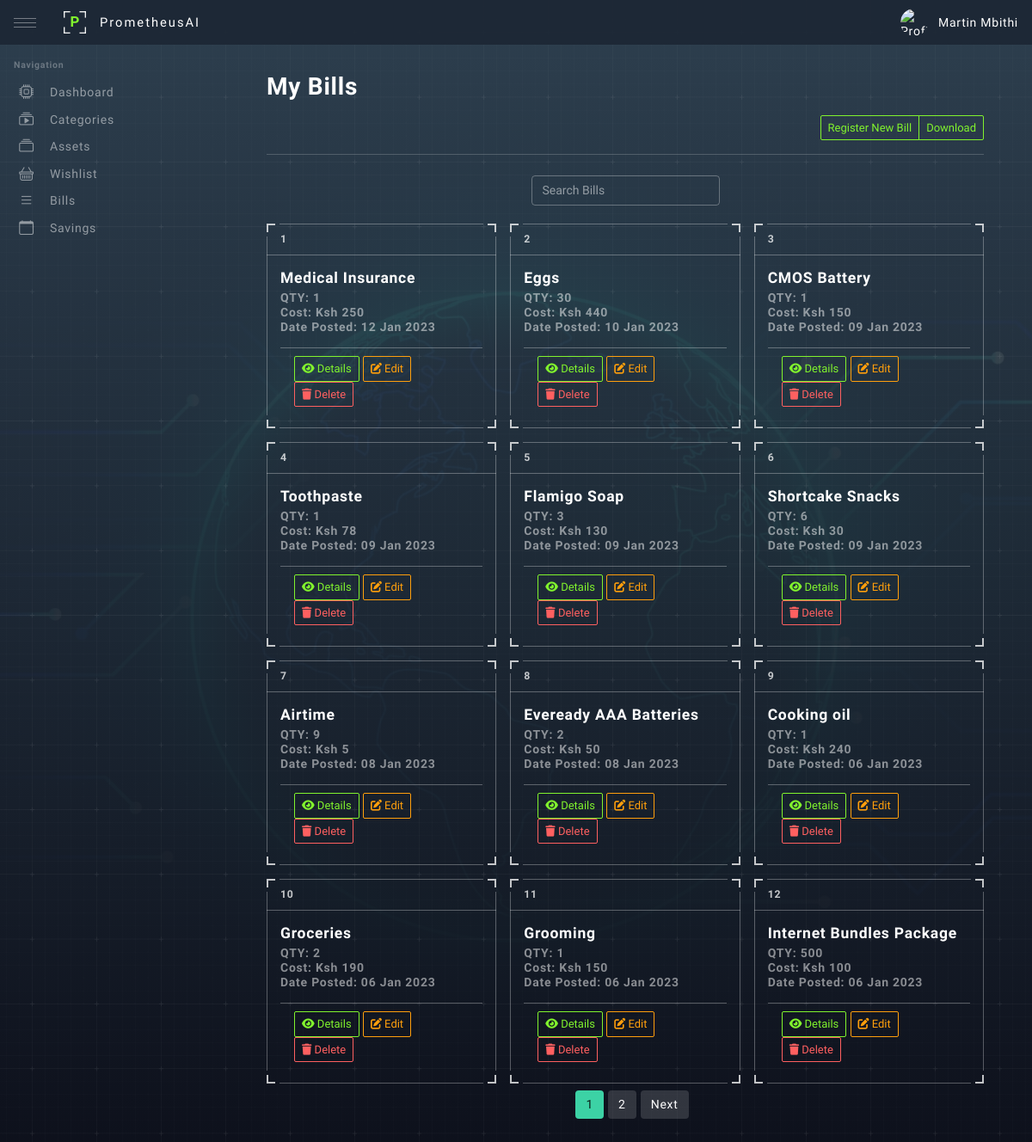
/views/bills.php (signed in), run on the app's committed database.
### tables this page shows
CREATE TABLE `purchases` (
  `purchase_id` int(200) NOT NULL,
  `purchase_user_id` int(200) NOT NULL,
  `purchase_item` varchar(200) NOT NULL,
  `purchase_quantity` varchar(200) NOT NULL,
  `purchase_amount` varchar(200) NOT NULL,
  `purchase_date_made` varchar(200) NOT NULL,
  `purchase_details` longtext NOT NULL
);

### views/bills.php (the view, shortened to what this page needs)
<?php
require_once('../config/config.php');
require_once('../helpers/bills.php');
require_once('../partials/head.php');
?>
<body>
    <div id="app" class="app">
        <?php require_once('../partials/header.php'); ?>
        <?php require_once('../partials/sidenavigation.php'); ?>
        <div id="content" class="app-content">
            <div class="container">
                <div class="row">
                    <div class="row">
                        <div class="col-xl-12">
                            <h1 class="page-header">
                                My Bills
                            </h1>
                            <div class="d-flex justify-content-end">
                                <div class="btn-group">
                                    <button type="button" data-bs-toggle="modal" data-bs-target="#add_modal" class="btn-sm btn btn-outline-lime"><span>Register New Bill</button>
                                    <button type="button" data-bs-toggle="modal" data-bs-target="#dowload_bills" class="btn-sm btn btn-outline-lime"><span>Download</button>
                                </div>
                            </div>
                            <hr class="mb-4" />
                            <div class="d-flex justify-content-center">
                                <div class="row g-3 align-items-center">
                                    <div class="col-auto">
                                        <input class="form-control" type="text" id="Asset_Category_Search" onkeyup="FilterFunction()" placeholder="Search Bills">
                                    </div>
                                </div>
                            </div>
                            <br>
                            <div class="row row-cols-1 row-cols-md-2 g-3">
                                <?php
                                $per_page_record = 12;
                                if (isset($_GET["page"])) {
                                    $page  = $_GET["page"];
                                } else {
                                    $page = 1;
                                }
                                $start_from = ($page - 1) * $per_page_record;
                                $bills_sql = mysqli_query(
                                    $mysqli,
                                    "SELECT * FROM purchases
                                    WHERE purchase_user_id = '{$_SESSION['user_id']}'
                                    ORDER BY purchase_date_made DESC LIMIT $start_from, $per_page_record"
                                );
                                $cnt = 1;
                                if (mysqli_num_rows($bills_sql) > 0) {
                                    while ($bills = mysqli_fetch_array($bills_sql)) {
                                ?>
                                        <div class="col-sm-12 col-lg-4 col-xl-4">
                                            <div class="card Asset_Category_Name">
                                                <div class="card-header fw-bold small"><?php echo $cnt; ?></div>
                                                <div class="card-body">
                                                    <h5 class="card-title"><?php echo $bills['purchase_item']; ?></h5>
                                                    <h6 class="card-subtitle mb-3 text-white text-opacity-50">
                                                        QTY: <?php echo $bills['purchase_quantity']; ?><br>
                                                        Cost: Ksh <?php echo number_format($bills['purchase_amount']); ?> <br>
                                                        Date Posted: <?php echo date('d M Y', strtotime($bills['purchase_date_made'])); ?><br>
                                                    </h6>
                                                    <div class="card-footer">
                                                        <button data-bs-toggle="modal" data-bs-target="#details_<?php echo $bills['purchase_id']; ?>" class="btn btn-sm btn-outline-lime"><i class="fas fa-eye"></i> Details</button>
                                                        <button data-bs-toggle="modal" data-bs-target="#update_<?php echo $bills['purchase_id']; ?>" class="btn btn-sm btn-outline-warning"><i class="fas fa-edit"></i> Edit</button>
                                                        <button data-bs-toggle="modal" data-bs-target="#delete_<?php echo $bills['purchase_id']; ?>" class="btn btn-sm btn-outline-danger"><i class="fas fa-trash"></i> Delete</button>
                                                    </div>
                                                </div>
                                                <div class="card-arrow">
                                                    <div class="card-arrow-top-left "></div>
                                                    <div class="card-arrow-top-right"></div>
                                                    <div class="card-arrow-bottom-left"></div>
                                                    <div class="card-arrow-bottom-right"></div>
                                                </div>
                                            </div>
                                        </div>
                                <?php
                                        $cnt = $cnt + 1;
                                        include('../modals/bills.php');
                                    }
                                } else {
                                    include('../errors/bills_404.php');
                                } ?>
                            </div>
                        </div>
                    </div>
                    <?php include('../paginations/bills.php'); ?>
                </div>
            </div>
        </div>
    </div>
</body>
</html>

### data on the page
purchases: purchase_item "Medical Insurance", purchase_quantity "1", purchase_amount "250", purchase_date_made "12 Jan 2023"
purchases: purchase_item "Eggs", purchase_quantity "30", purchase_amount "440", purchase_date_made "10 Jan 2023"
purchases: purchase_item "CMOS Battery", purchase_quantity "1", purchase_amount "150", purchase_date_made "09 Jan 2023"
purchases: purchase_item "Toothpaste", purchase_quantity "1", purchase_amount "78", purchase_date_made "09 Jan 2023"
purchases: purchase_item "Flamigo Soap", purchase_quantity "3", purchase_amount "130", purchase_date_made "09 Jan 2023"
purchases: purchase_item "Shortcake Snacks", purchase_quantity "6", purchase_amount "30", purchase_date_made "09 Jan 2023"
purchases: purchase_item "Airtime", purchase_quantity "9", purchase_amount "5", purchase_date_made "08 Jan 2023"
purchases: purchase_item "Eveready AAA Batteries", purchase_quantity "2", purchase_amount "50", purchase_date_made "08 Jan 2023"
purchases: purchase_item "Cooking oil", purchase_quantity "1", purchase_amount "240", purchase_date_made "06 Jan 2023"
purchases: purchase_item "Groceries", purchase_quantity "2", purchase_amount "190", purchase_date_made "06 Jan 2023"
purchases: purchase_item "Grooming", purchase_quantity "1", purchase_amount "150", purchase_date_made "06 Jan 2023"
purchases: purchase_item "Internet Bundles Package", purchase_quantity "500", purchase_amount "100", purchase_date_made "06 Jan 2023"

### other printed values
$_SESSION['user_name'] "Martin Mbithi"
